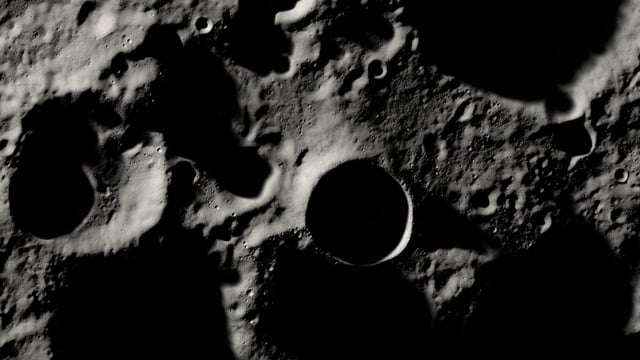
#> input picture moon.jpg, 640 x 360 px
$ python test.py
#> lines starting #> are read from the running program, lines starting #| are printed output that depends on the picture
import cv2 as cv
import numpy as np

img = cv.imread('moon.jpg')
#> img is the input picture: shape (360, 640, 3); mean B, G, R 36.4, 37.6, 38.2
cv.imshow('Normal1', img)
img=cv.cvtColor(img,cv.COLOR_BGR2RGB)
cv.imshow('Normal2', img)
cv.imshow('Normal', img)
gray = cv.cvtColor(img, cv.COLOR_BGR2GRAY)
blurred_img = cv.GaussianBlur(gray, (5, 5), 0)
cv.imshow('Normal', img)
cv.imshow('Filtered', blurred_img)

canny_img = cv.Canny(img, 0, 255)
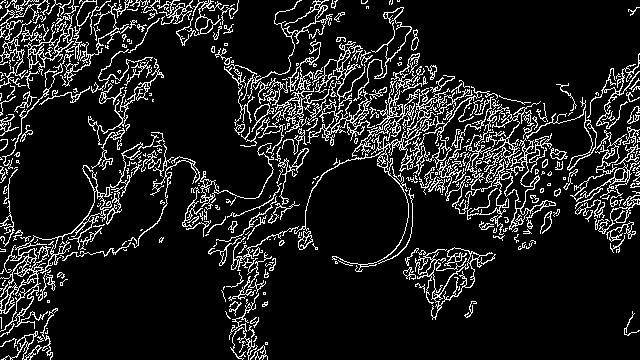
#> canny_img: shape (360, 640); 12% white in thin lines or dots
blur_canny = cv.Canny(blurred_img, 0, 255)
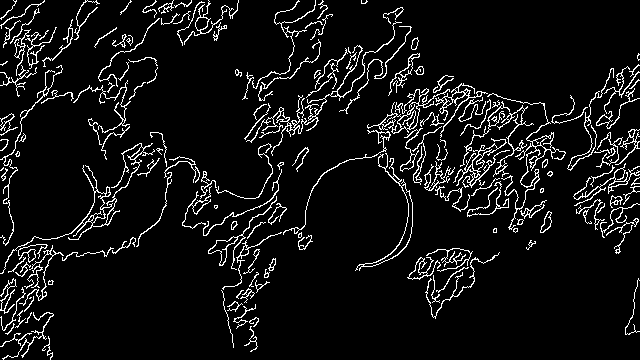
#> blur_canny: shape (360, 640); 7.4% white in thin lines or dots
cv.imshow('Canny', canny_img)
cv.imshow('Blur Canny', blur_canny)

sharp = blurred_img-gray
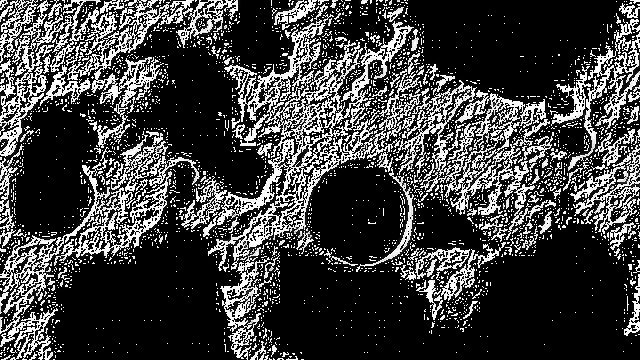
#> sharp: shape (360, 640); min 0, max 255, mean 63.9
cv.imshow('Sharp', sharp)
cv.imshow('Image', img)

mask = canny_img.astype(np.uint8)

new_img = cv.bitwise_and(img, img, mask=mask)
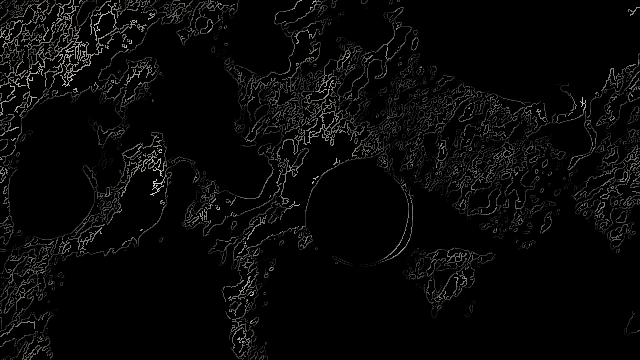
#> new_img: shape (360, 640, 3); mean R, G, B 8.3, 8.2, 7.9

cv.imshow('New Image', new_img)

superimposed = cv.bitwise_xor(img,new_img)
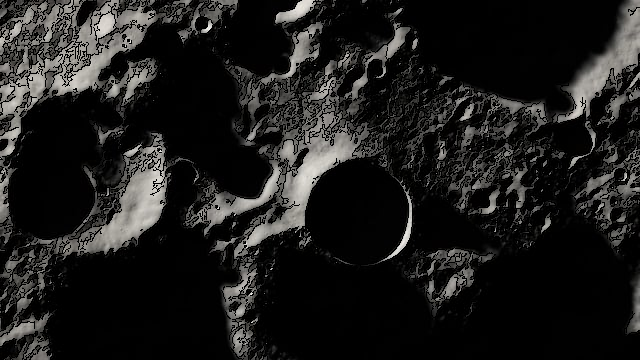
#> superimposed: shape (360, 640, 3); mean R, G, B 29.9, 29.4, 28.4
cv.imshow('Superimposed', superimposed)


#Find minimum and maximum pixel values
min_val = np.min(gray)
#> min_val = 0
max_val = np.max(gray)
#> max_val = 248

scale = 255 / (max_val - min_val)
#> scale = 1.03
scale_factor = 1.0  # Adjust this factor to control the amount of scaling for low values
stretched = (gray - min_val) * scale * (1 + scale_factor * (gray / 255.0)) ** 0.5
stretched = np.uint8(stretched)
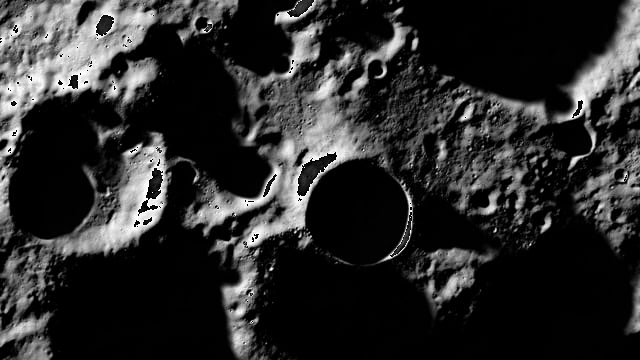
#> stretched: shape (360, 640); min 0, max 254, mean 43.4

# Display the original and stretched images
cv.imshow('Original', gray)
cv.imshow('Stretched', stretched)
cv.imshow('Stretched_inverted', cv.bitwise_not(stretched))
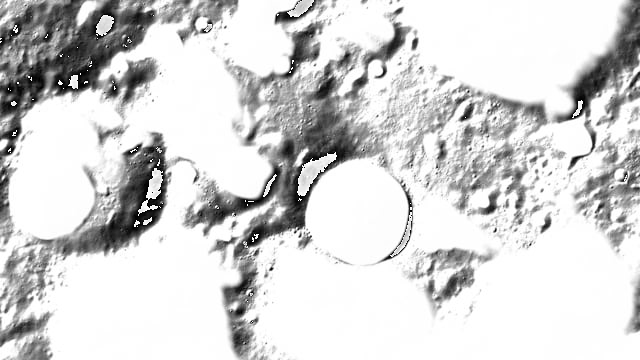
#> window 'Stretched_inverted': shape (360, 640); min 1, max 255, mean 211.6
cv.waitKey(0)
